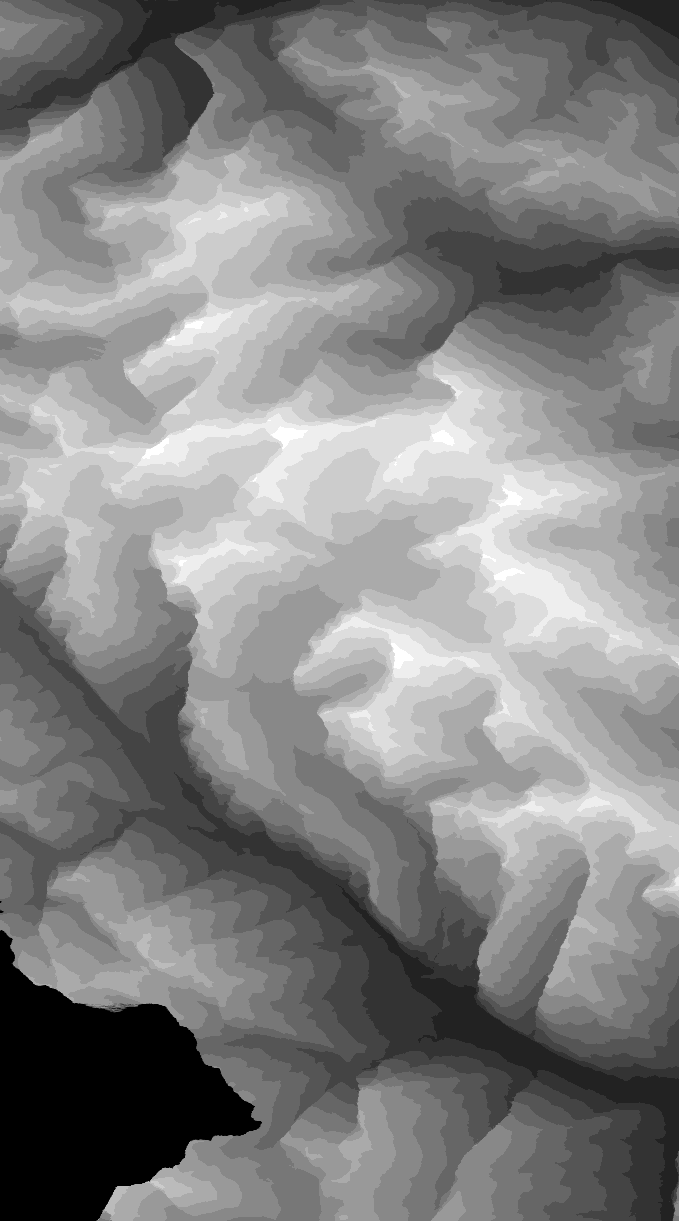
#> input picture wetsnow/exercise_data/Aletsch_SwissAlti3D_digital_elevation_model_median.tiff, 679 x 1221 px; its folder holds only this picture in this run
$ jupyter execute --allow-errors exercise_solution.ipynb
#> lines starting #> are read from the running program, lines starting #| are printed output that depends on the picture; after the words box and inside, x2 and y2 are one past the last pixel; in counts of white or black regions, pixels touching at a corner belong together
# Methodologies for image processing of radar remote sensing data #

## Lecture 6. Classification ###

[cell 1]
import numpy as np
import matplotlib.pyplot as plt
from matplotlib.colors import Normalize
from scipy.signal import convolve2d
from skimage.io import imread, imsave
import os
import time

## Part-1: generating the histogram of DEM

[cell 2]
# Define the data directory and filename
dataDir = './exercise_data/'
filename = dataDir + 'Aletsch_SwissAlti3D_digital_elevation_model_median.tiff'

# Load DEM image
dem = imread(filename)
#> dem is the input picture: shape (1221, 679) uint16; min 0, max 4087, mean 2101.5

# Create height values
heights = dem.astype(float)

# Define bins for the histogram
bins = np.linspace(0, 4700, 48)

# Create a histogram of heights
fig, axs = plt.subplots(1, 3, figsize=(20, 5))

axs[0].hist(heights.ravel(), bins, color='blue', alpha=0.7)
axs[0].set_xlabel('height (m)')
axs[0].set_ylabel('number of DEM pixels per 100m interval')

axs[1].hist(heights.ravel(), bins, cumulative=-1, color='green', alpha=0.7)
axs[1].set_xlabel('height (m)')
axs[1].set_ylabel('number of DEM pixels below certain height')

# Calculate area fraction
hh, _ = np.histogram(heights, bins)
#> hh = 47 values, max 42528 at index 0, min 0 at index 41, mean 17639.6
hc2 = np.cumsum(hh[::-1])[::-1]
#> hc2 = 47 values, max 829059 at index 0, min 0 at index 41, mean 380024.8
hc2 = 100.0 * hc2 / hc2.max()
#> hc2 = 47 values, max 100 at index 0, min 0 at index 41, mean 45.84
axs[2].bar(bins[:-1], hc2, width=np.diff(bins), align="edge")
axs[2].set_xlim([0, 4700])
axs[2].set_xlabel('... above height (m)')
axs[2].set_ylabel('area fraction (%) above ...')
plt.tight_layout()

# Generate shaded relief DEM
shading_kernel = np.array([
    [-50, -25, 0],
    [-25, 0, 25],
    [0, 25, 50]
])

dem_shaded = convolve2d(heights, shading_kernel, mode='same', boundary='wrap')

height_range = [1000, 4000]

# Display original DEM and shaded relief
fig, axs = plt.subplots(1, 2, figsize=(10, 6))

im1 = axs[0].imshow(heights, cmap='gray', vmin=height_range[0], vmax=height_range[1])
axs[0].set_title('Original DEM')
axs[0].set_xlabel('Pixel')
axs[0].set_ylabel('Pixel')

im2 = axs[1].imshow(dem_shaded, cmap='gray', vmin=height_range[0], vmax=height_range[1])
axs[1].set_title('Shaded Relief of the DEM')
axs[1].set_xlabel('Pixel')
axs[1].set_ylabel('Pixel')

# Add colorbars with mappable specified
cbar1 = plt.colorbar(im1, ax=axs[0])
cbar2 = plt.colorbar(im2, ax=axs[1])
plt.show()

## Part 2: load time stack images and visulization

[cell 3]
# Check if the path exists and if the folder is empty
dataDir = './exercise_data/radar-images'
# List files in the directory
file_list = os.listdir(dataDir)
file_list = sorted(file_list) # Sort the file list by filename
files_bscat = [f for f in file_list if f.startswith('s0amp') and f.endswith('.tiff')]
numfiles = len(files_bscat)

if numfiles == 0:
    print('The folder is empty')
else:
    print('Number of elements found:', numfiles)

    # Read the first image to determine dimensions
    backscatter = imread(os.path.join(dataDir, files_bscat[0]))
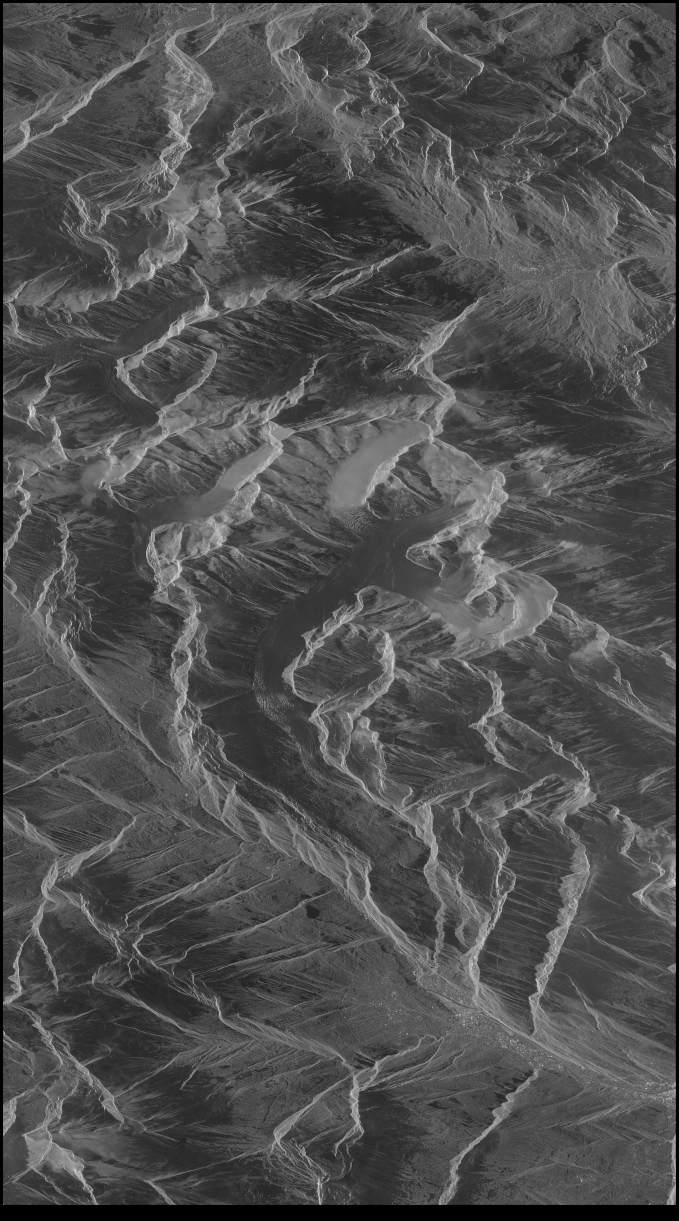
#> input picture wetsnow/exercise_data/radar-images/s0amp_2014-05-07HHVVcal.tiff, 679 x 1221 px
#> backscatter is the input picture: shape (1221, 679); min 0, max 231, mean 79.4
    dim1, dim2 = backscatter.shape

    # Initialize an array to store all backscatter images
    bscat = np.zeros((dim1, dim2, numfiles))

    for i, filename in enumerate(files_bscat):
        print(f'reading: {filename} {i + 1}/{numfiles}')
        backscatter = imread(os.path.join(dataDir, filename)).astype(float)
        backscatter[backscatter == 0] = np.nan
#> backscatter: shape (1221, 679) float64; 2.43% of the values are NaN or infinite; the others: min 31, max 231, mean 81.42
        bscat[:, :, i] = backscatter

    # Create reference images
    bscat_mean = np.nanmean(bscat, axis=2)
    bscat_max = np.nanmax(bscat, axis=2)
    bscat_min = np.nanmin(bscat, axis=2)
    bscat_std = np.nanstd(bscat, axis=2)
#> bscat_std: shape (1221, 679) float64; 2.43% of the values are NaN or infinite; the others: min 0, max 0, mean 0

    # Visualize reference images
    fig, axs = plt.subplots(1, 4, figsize=(15, 5))

    int_range = [30, 180]

    axs[0].imshow(bscat_mean, cmap='gray', vmin=int_range[0], vmax=int_range[1])
    axs[0].set_title('mean')

    axs[1].imshow(bscat_max, cmap='gray', vmin=int_range[0], vmax=int_range[1])
    axs[1].set_title('max')

    axs[2].imshow(bscat_min, cmap='gray', vmin=int_range[0], vmax=int_range[1])
    axs[2].set_title('min')

    axs[3].imshow(bscat_std, cmap='gray', vmin=0, vmax=30)
    axs[3].set_title('std')

    plt.show()

    # [32 lines of commented-out code are left out]

## Part 3: we use a simply threshold (-8dB) to achieve wet snow mapping. The pixels < -8dB are classified as wet snow

[cell 4]
# Load the radar image (choose either wet snow or dry snow)
dataDir = './exercise_data/radar-images/'
radar_image_DN = imread(dataDir + 's0amp_2014-05-07HHVVcal.tiff')  # Wet snow in spring
# radar_image_DN = imread(dataDir + 's0amp_2012-11-25HHVVcal.tiff')  # Dry snow in November

# Convert digital numbers (DN) to dB:
# The digital numbers (DN) in the radar image need to be calibrated. The range of digital numbers ranges from 0...255 and corresponds to abackscatter signal between -13 and +7 dB. Below, the data is converted.
radar_image_dB = (radar_image_DN / 255.0) * 20 - 13

# Create a figure and subplots
fig = plt.figure(figsize=(12, 6))

# Subplot 1: Display radar image in dB
ax1 = plt.subplot(1, 3, 1)
im1 = ax1.imshow(radar_image_dB, cmap='gray', vmin=-11, vmax=0)
ax1.set_title('Radar Image (dB)')
fig.colorbar(im1, ax=ax1, label='dB')

# Subplot 2: Histogram of backscatter intensity (linear scale)
ax2 = plt.subplot(2, 3, 2)
bins = np.linspace(-15, 10, 26)
ax2.hist(radar_image_dB.flatten(), bins, edgecolor='black', alpha=0.7)
ax2.set_xlabel('Backscatter Intensity (dB)')
ax2.set_ylabel('Number of Pixels per Bin (linear)')
ax2.set_title('Histogram (Linear Scale)')

# Subplot 3: Histogram of backscatter intensity (logarithmic scale)
ax3 = plt.subplot(2, 3, 5)
ax3.hist(radar_image_dB.flatten(), bins, edgecolor='black', alpha=0.7, log=True)
ax3.set_xlabel('Backscatter Intensity (dB)')
ax3.set_ylabel('Number of Pixels per Bin (log-axis)')
ax3.set_title('Histogram (Logarithmic Scale)')

# Thresholding
threshold_dB = -8

# Subplot 4: Thresholded radar image
ax4 = plt.subplot(1, 3, 3)
thresholded_image = radar_image_dB < threshold_dB
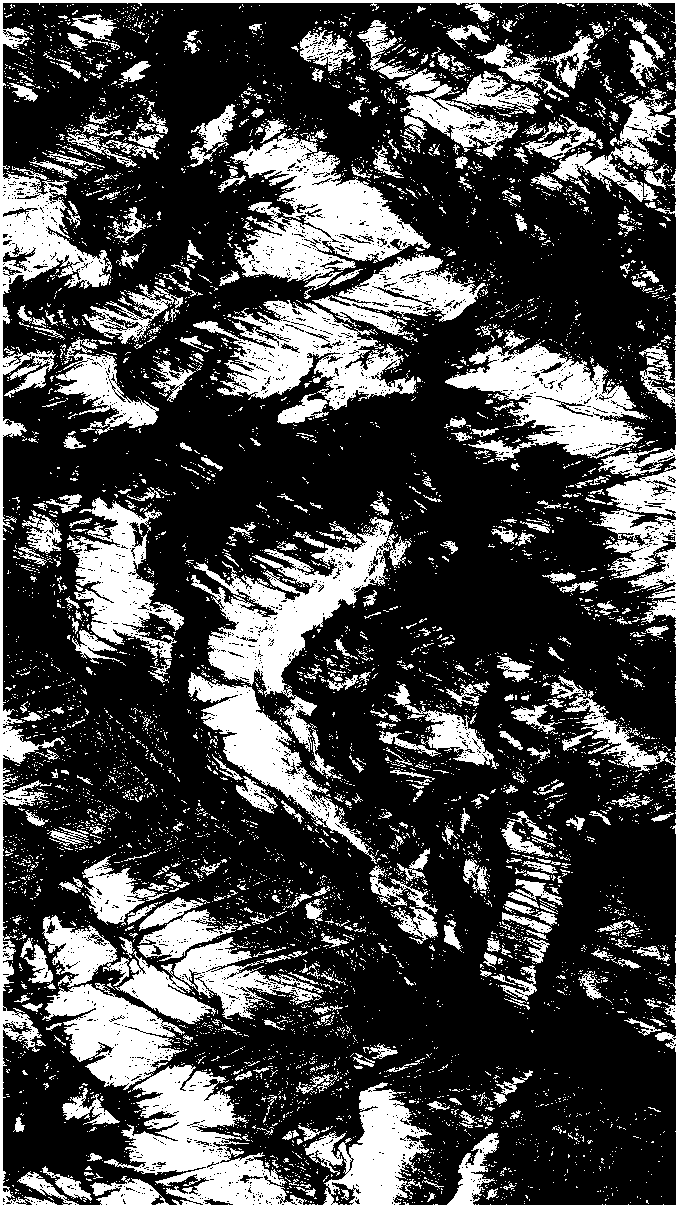
#> thresholded_image: shape (1221, 679) bool; 28.8% white; 6616 white regions (6124 under 20 px), largest, box (x1, y1, x2, y2) and area: (0, 0, 679, 1221) 62087, (230, 133, 431, 290) 13843, (191, 517, 411, 752) 13743
im4 = ax4.imshow(thresholded_image, cmap='gray', vmin=0, vmax=1)
ax4.set_title(f'Threshold at {threshold_dB:.2f} dB')
plt.tight_layout()
plt.show()

## Part 4: calculate the averaged SAR backscattering image and backscattering ratio

[cell 5]
# calculate the averaged SAR backscattering image
# List files in the directory
file_list = os.listdir(dataDir)
file_list = sorted(file_list) # Sort the file list by filename
files_bscat = [f for f in file_list if f.startswith('s0amp') and f.endswith('.tiff')]
numfiles = len(files_bscat)

if numfiles == 0:
    print('The folder is empty')
else:
    print('Number of elements found:', numfiles)

    # Read the first image to determine dimensions
    backscatter = imread(os.path.join(dataDir, files_bscat[0]))
    dim1, dim2 = backscatter.shape

    # Initialize arrays to store the sum and mask
    bscat_sum = np.zeros((dim1, dim2))
    bscat_mask = np.zeros((dim1, dim2))

    for i, filename in enumerate(files_bscat):
        print(f'reading: {filename} {i + 1}/{numfiles}')
        backscatter = imread(os.path.join(dataDir, filename)).astype(float)

        # In the backscatter data, all pixels of value 0 are invalid and need
        # to be masked out by assigning them no weight.
        bscat_sum += backscatter
        bscat_mask += (backscatter != 0)
#> bscat_mask: shape (1221, 679) float64; values 0 (black) and 1 (white), 97.6% white; 1 black region, box (x1, y1, x2, y2) and area: (0, 0, 679, 1221) 20113

    # Create the reference image by averaging
    bscat_mean = bscat_sum / bscat_mask

    # Write the reference image to disk
    bscat_8bit = bscat_mean .astype(np.uint8)
    imsave(os.path.join(dataDir, 'average_radar_backscatter_intensity.tiff'), bscat_8bit)

    # Visualize the reference image
    plt.figure(figsize=(8, 6))
    plt.imshow(bscat_mean, cmap='gray', vmin=20, vmax=180)
    plt.title('Average Radar Backscatter Intensity')
    plt.colorbar(label='Intensity (dB)')
    plt.show()

[cell 6]
# Set the path to the data directory
dataDir = './exercise_data/radar-images/'
filename = 's0amp_2014-05-07HHVVcal.tiff' # Dry snow in May
#filename ='s0amp_2012-11-25HHVVcal.tiff'  # Dry snow in November

# Load the radar image and reference image
radar_image_DN = imread(os.path.join(dataDir, filename))
radar_refimage_DN = bscat_8bit

#The digital numbers (DN) in the radar image need to be calibrated. The range of digital numbers ranges from 0...255 and corresponds to a backscatter signal between -13 and +7 dB. Below, the data is converted.
# Convert digital numbers (DN) to dB
radar_image_dB = (radar_image_DN / 255.0) * 20 - 13
radar_refimage_dB = (radar_refimage_DN / 255.0) * 20 - 13

# Calculate the difference in dB (ratio)
ratio = radar_image_dB - radar_refimage_dB
#> ratio: shape (1221, 679) float64; every value is 0

# Create a figure with subplots
fig = plt.figure(figsize=(15, 6))
colormap = plt.cm.gray

# Subplot 1: Display radar image in dB
plt.subplot(151)
plt.imshow(radar_image_dB, cmap=colormap, vmin=-11, vmax=0)
plt.title(filename)

# Subplot 2: Display reference image in dB
plt.subplot(152)
plt.imshow(radar_refimage_dB, cmap=colormap, vmin=-11, vmax=0)
plt.title('average rada backscatter intensity')

# Subplot 3: Display the difference in dB (ratio)
plt.subplot(153)
plt.imshow(ratio, cmap=colormap, vmin=-3, vmax=3)
plt.title('Ratio (dB)')

# Subplot 4: Histogram of the difference in dB (linear scale)
plt.subplot(254)
bins = np.linspace(-5, 5, 21)
plt.hist(ratio.flatten(), bins, edgecolor='black', alpha=0.7)
plt.xlabel('Backscatter Intensity (dB)')
plt.ylabel('Number of Pixels per Bin (linear)')
plt.title('Histogram (Linear Scale)')

# Subplot 5: Histogram of the difference in dB (logarithmic scale)
plt.subplot(259)
plt.hist(ratio.flatten(), bins, edgecolor='black', alpha=0.7, log=True)
plt.xlabel('Backscatter Intensity (dB)')
plt.ylabel('Number of Pixels per Bin (log-axis)')
plt.title('Histogram (Logarithmic Scale)')

# Thresholding
threshold_dB = -2

# Subplot 6: Thresholded radar image
plt.subplot(155)
thresholded_image = ratio < threshold_dB
#> thresholded_image: shape (1221, 679) bool; every value is 0
plt.imshow(thresholded_image, cmap=colormap, vmin=0, vmax=1)
plt.title(f'Threshold at {threshold_dB:.2f} dB')

plt.tight_layout()
plt.show()
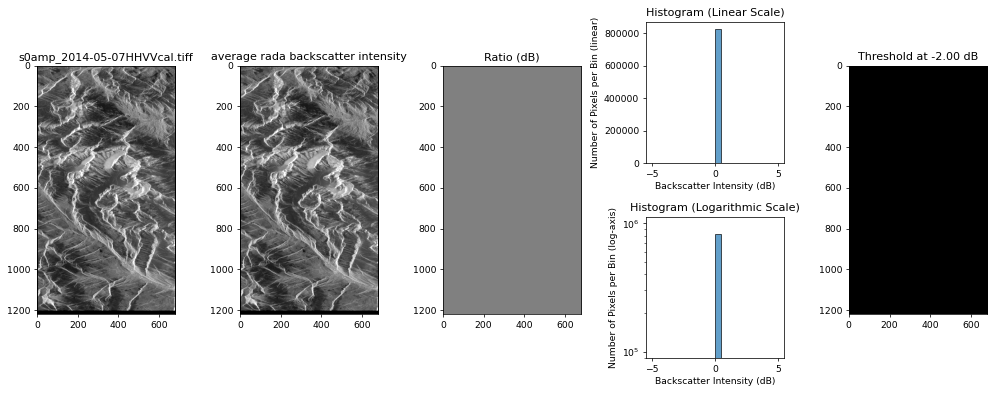
#> figure drawn by matplotlib, 6 panels; panel 4: tallest bar 829059 high, from x = 0 to 0.5; panel 5: tallest bar 829059 high, from x = 0 to 0.5

## Part 5: Combined analysis to determine the elevation bands which are covered by wet snow. This part contains nine blocks.

[cell 7]
#----Block 1: Load data----------
from datetime import datetime
# Set the path to the data directory
dataDir = './exercise_data/radar-images/'
demfile = './exercise_data/Aletsch_SwissAlti3D_digital_elevation_model_median.tiff'

# Check if the path exists and if the folder is empty
if not os.path.exists(dataDir):
    print('The path "dataDir" does not exist!')
else:
    # List files in the directory
    file_list = os.listdir(dataDir)
    file_list = sorted(file_list) # Sort the file list by filename
    files_bscat = [f for f in file_list if f.startswith('s0amp') and f.endswith('.tiff')]
    numfiles = len(files_bscat)

    if numfiles == 0:
        print('The folder is empty')
    else:
        print(f'Number of radar images found: {numfiles}')

        # Load DEM
        dem = imread(demfile).astype(float)

        # Load radar backscatter data
        dim1, dim2 = dem.shape
        bscat = np.zeros((dim1, dim2, numfiles))

        for i, filename in enumerate(files_bscat):
            print(f'reading: {filename} {i + 1}/{numfiles}')
            backscatter = imread(os.path.join(dataDir, filename)).astype(float)
            backscatter[backscatter == 0] = np.nan
            bscat[:, :, i] = backscatter

        # Calibrate the radar data
        bscat = bscat / 255.0 * 20 - 13

        # Convert DEM to double and set 0 values to NaN
        dem = dem.astype(float)
        dem[dem < 400] = np.nan
#> dem: shape (1221, 679) float64; 5.14% of the values are NaN or infinite; the others: min 403, max 4087, mean 2215.4

        # Get dates from satellite name
        dates = [datetime.strptime(f[6:16], '%Y-%m-%d') for f in files_bscat]

[cell 8]
#----Block 2: Classify DEM height---------
# Define elevation classes
elev_min = 600
elev_max = 4000
elev_bin = 100  # height difference between classes

elevations = np.arange(elev_min, elev_max + elev_bin, elev_bin)
n_elev = len(elevations)

ele_class_indices = [[] for _ in range(n_elev)]  # List to store arrays of indices
#> ele_class_indices = 35 items, first 6: [], [], [], [], [], []
elevation = np.zeros((dim1, dim2), dtype=float)  # DEM with classified elevation bands (only used for displaying)

ele_class_II = []
for i in range(n_elev):
    # Calculate logical indices for pixels in the elevation class
    II = (elevations[i] <= dem) & (dem < (elevations[i] + elev_bin))
    elevation_class_indices = np.where(II)
    ele_class_II.append(elevation_class_indices)
    elevation[II] = elevations[i]  # Set class height values in the elevation matrix (only used for displaying)
#> this loop made 35 passes
#> elevation_class_indices on passes 1 to 8: 9362 positions, rows 0 to 1220, columns 0 to 678, 8813 positions, rows 0 to 1220, columns 2 to 678, 11169 positions, rows 0 to 1220, columns 1 to 678, 14562 positions, rows 0 to 1220, columns 7 to 678, 18107 positions, rows 0 to 1220, columns 0 to 678, 19530 positions, rows 0 to 1220, columns 0 to 678, 22370 positions, rows 0 to 1220, columns 0 to 678, 24529 positions, rows 0 to 1220, columns 0 to 678
#> pass 3, `II = (elevations[i] <= dem) & (dem < (elevations[i] + elev_bin))`:
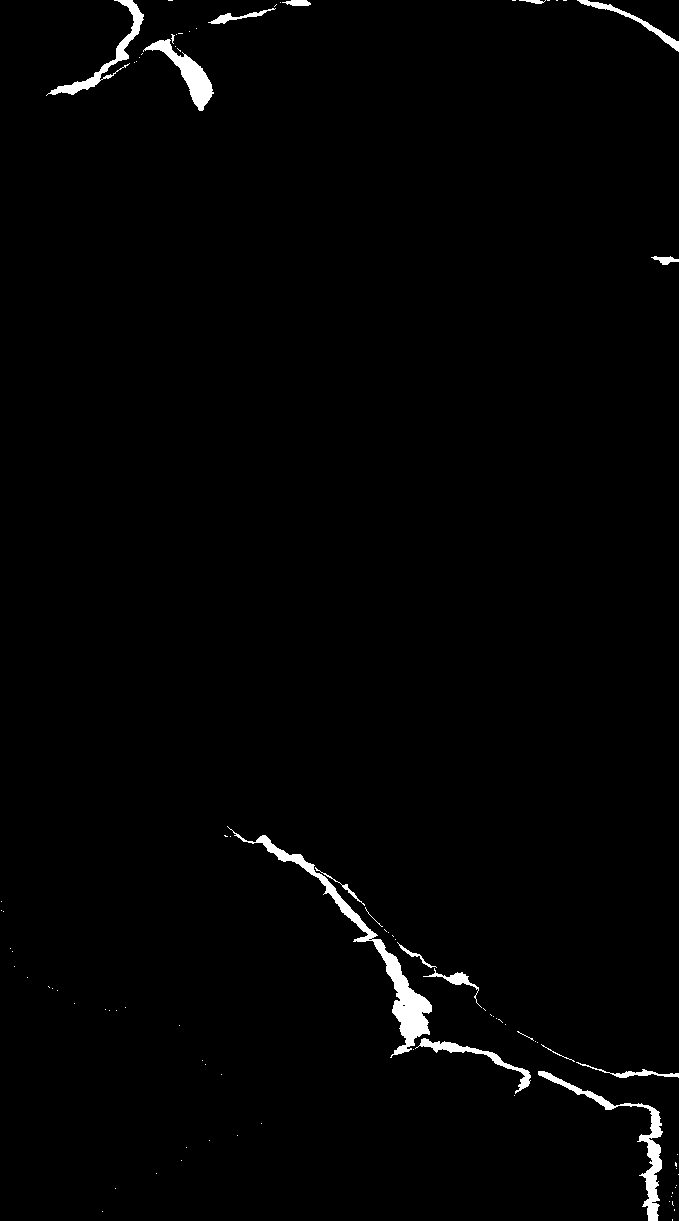
#> II: shape (1221, 679) bool; 1.3% white; 90 white regions (73 under 20 px), largest, box (x1, y1, x2, y2) and area: (227, 826, 432, 1058) 3578, (538, 1071, 663, 1221) 1849, (143, 39, 214, 111) 1396
#> (the rest of the program and of its run is left out)
